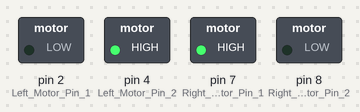
Bench run of a sketch on a simulated Arduino Uno, built with avr-gcc and run on an emulated ATmega328P. Parts: switched loads named in the sketch (green lamp = pin HIGH).

Above: at 0.1 s.
Timing chart, 0 to 1.6 s (numbered marks = the images above):
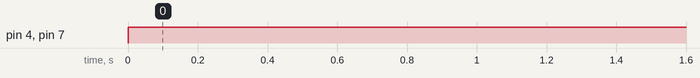

The sketch:

left.ino
```cpp
int lPin1 = 2;
int lPin2 = 4;
int rPin1 = 7;
int rPin2 = 8;
int pwm1=9;
int pwm2=10;
void setup()
{

 pinMode(2,OUTPUT); //Left Motor Pin 1
 pinMode(4,OUTPUT); //Left Motor Pin 2
 pinMode(7,OUTPUT); //Right Motor Pin 1
 pinMode(8,OUTPUT);  //Right Motor Pin 2
 Serial.begin(9600); //Enable Serial Communications

}

void loop()
{
  left();
  delay(5000);
}

void left()
{
  digitalWrite(2,LOW);
  digitalWrite(4,HIGH);
  digitalWrite(7,HIGH);
  digitalWrite(8,LOW);
  delay(2);
}
```

Measured:
- by itself, pin 4 (Left_Motor_Pin_2), pin 7 (Right_Motor_Pin_1): LOW → HIGH at 0.00 s
